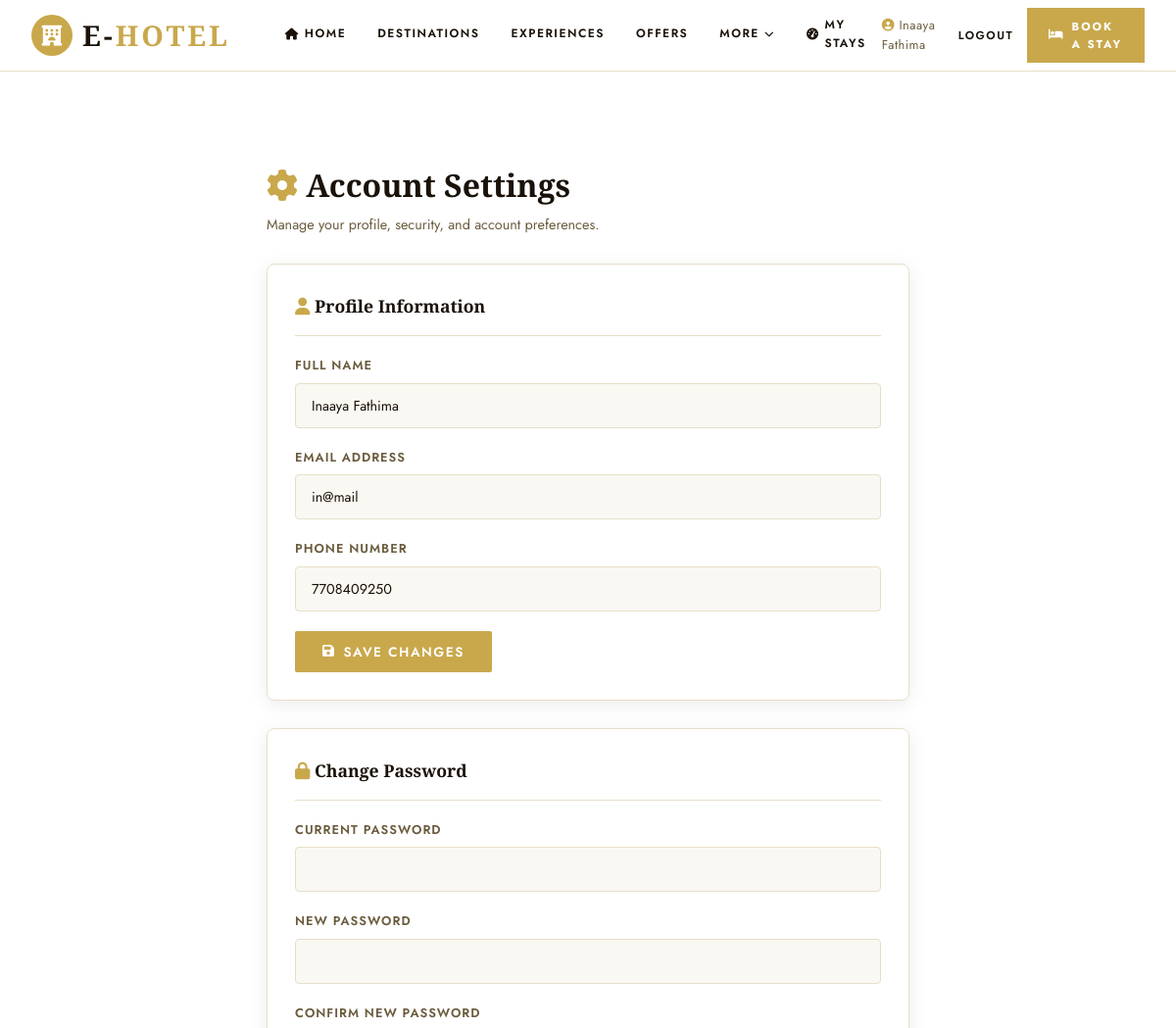
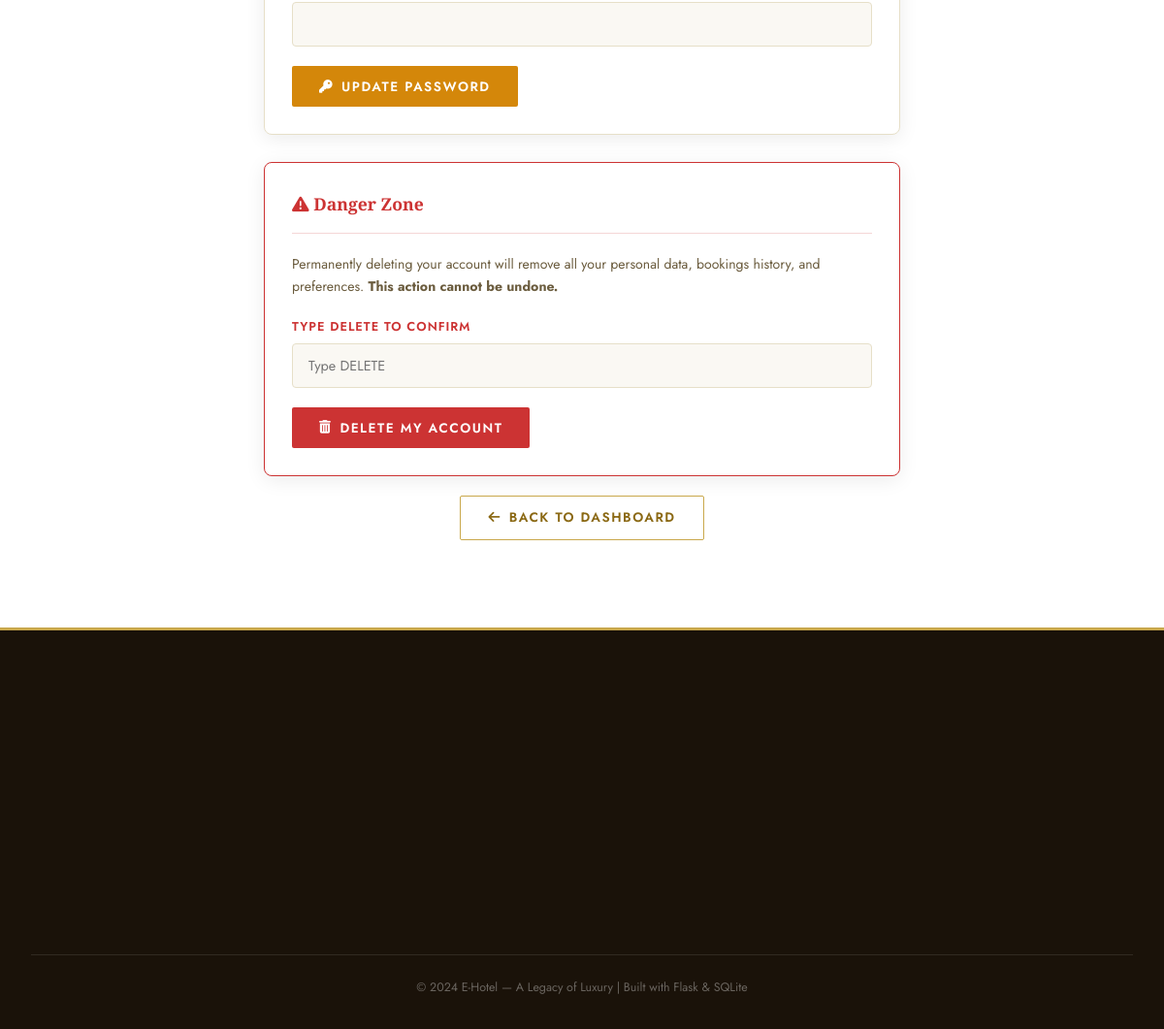
The page /settings (signed in) on the database its author committed (2 pictures, top to bottom).
### tables this page shows
CREATE TABLE users (
                id          INTEGER PRIMARY KEY AUTOINCREMENT,
                name        TEXT NOT NULL,
                email       TEXT UNIQUE NOT NULL,
                phone       TEXT,
                password    TEXT NOT NULL,
                created_at  DATETIME DEFAULT CURRENT_TIMESTAMP
            );

### routes/customer_routes.py (the view, shortened to what this page needs)
    @app.route('/settings', methods=['GET', 'POST'])
    @login_required
    def customer_settings():
        user_id = session['user_id']
        user    = query_db("SELECT * FROM users WHERE id=?", [user_id], one=True)
        return render_template('customer/settings.html', user=user)

### utils/auth.py (called while the page is built)
def login_required(f):
    @wraps(f)  # Keeps the original function's name and docstring
    def decorated_function(*args, **kwargs):
        if 'user_id' not in session:
            flash('Please login to continue.', 'warning')
            return redirect(url_for('customer_login'))
        return f(*args, **kwargs)
    return decorated_function

### utils/db.py (called while the page is built)
def get_db():
    db = getattr(g, '_database', None)
    if db is None:
        db = g._database = sqlite3.connect(DATABASE)
        db.row_factory = sqlite3.Row
    return db

def query_db(query, args=(), one=False, commit=False):
    db  = get_db()
    cur = db.execute(query, args)
    if commit:
        db.commit()
        return cur.lastrowid
    rows = cur.fetchall()
    return rows[0] if (one and rows) else (None if one else rows)

### templates/customer/settings.html (shortened to what this page needs)
{% extends "base.html" %}
{% block content %}
<section class="section">
  <div class="container" style="max-width:720px;margin:0 auto;">
    <div class="panel-header anim-fade-up">
      <h1><i class="fas fa-cog text-accent"></i> Account Settings</h1>
      <p>Manage your profile, security, and account preferences.</p>
    </div>
    <div class="card anim-fade-up mb-3">
      <div class="card-header">
        <h2 class="card-title"><i class="fas fa-user text-accent"></i> Profile Information</h2>
      </div>
      <form method="post" action="{{ url_for('customer_settings') }}">
        <div class="form-group">
          <label class="form-label">Full Name</label>
          <input type="text" name="name" class="form-control" value="{{ user['name'] }}" required>
        </div>
        <div class="form-group">
          <label class="form-label">Email Address</label>
          <input type="email" name="email" class="form-control" value="{{ user['email'] }}" required>
        </div>
        <div class="form-group">
          <label class="form-label">Phone Number</label>
          <input type="tel" name="phone" class="form-control" value="{{ user['phone'] or '' }}" placeholder="+91 XXXXX XXXXX">
        </div>
        <button type="submit" class="btn btn-primary"><i class="fas fa-save"></i> Save Changes</button>
      </form>
    </div>
    <div class="card anim-fade-up mb-3">
      <div class="card-header">
        <h2 class="card-title"><i class="fas fa-lock text-accent"></i> Change Password</h2>
      </div>
      <form method="post" action="{{ url_for('customer_settings') }}">
        <div class="form-group">
          <label class="form-label">Current Password</label>
          <input type="password" name="old_password" class="form-control" required>
        </div>
        <div class="form-group">
          <label class="form-label">New Password</label>
          <input type="password" name="new_password" class="form-control" minlength="6" required>
        </div>
        <div class="form-group">
          <label class="form-label">Confirm New Password</label>
          <input type="password" name="confirm_password" class="form-control" minlength="6" required>
        </div>
        <button type="submit" class="btn btn-warning"><i class="fas fa-key"></i> Update Password</button>
      </form>
    </div>
    <div class="card anim-fade-up" style="border-color: var(--danger);">
      <div class="card-header" style="border-bottom-color: rgba(204,51,51,.2);">
        <h2 class="card-title" style="color:var(--danger);"><i class="fas fa-exclamation-triangle"></i> Danger Zone</h2>
      </div>
      <p style="color:var(--text2); font-size:.88rem; margin-bottom:20px;">
        Permanently deleting your account will remove all your personal data, bookings history, and preferences.
        <strong>This action cannot be undone.</strong>
      </p>
      <form method="post" action="{{ url_for('customer_settings') }}" onsubmit="return confirm('This will permanently delete your account. Are you absolutely sure?');">
        <div class="form-group">
          <label class="form-label" style="color:var(--danger);">Type DELETE to confirm</label>
          <input type="text" name="confirm_delete" class="form-control" placeholder="Type DELETE" pattern="DELETE" required>
        </div>
        <button type="submit" class="btn btn-danger"><i class="fas fa-trash-alt"></i> Delete My Account</button>
      </form>
    </div>
    <div style="margin-top:20px;text-align:center;">
      <a href="{{ url_for('customer_dashboard') }}" class="btn btn-outline">
        <i class="fas fa-arrow-left"></i> Back to Dashboard
      </a>
    </div>
  </div>
</section>
{% endblock %}

### templates/base.html (shortened to what this page needs)
<!DOCTYPE html>
<html lang="en">
<head>
  <link rel="stylesheet" href="{{ url_for('static', filename='css/style.css') }}">
  <link rel="stylesheet" href="{{ url_for('static', filename='css/animations.css') }}">
  <link rel="stylesheet" href="https://cdnjs.cloudflare.com/ajax/libs/font-awesome/6.5.0/css/all.min.css">
</head>
<body>
  <nav class="navbar" id="mainNavbar">
    <div class="navbar-inner">
      <a href="{{ url_for('index') }}" class="navbar-brand">
        <div class="brand-icon"><i class="fas fa-hotel"></i></div>
        <span class="brand-name">E-<span>Hotel</span></span>
      </a>
      <ul class="navbar-nav" id="mainNav">
        <li>
          <a href="{{ url_for('index') }}" class="{{ 'nav-active' if request.endpoint == 'index' else '' }}">
            <i class="fas fa-home nav-icon-sm"></i> Home
          </a>
        </li>
        <li>
          <a href="/destinations">Destinations</a>
        </li>
        <li>
          <a href="/experiences">Experiences</a>
        </li>
        <li>
          <a href="/offers">Offers</a>
        </li>
        <li>
          <a href="/about">More <i class="fas fa-chevron-down nav-arrow"></i></a>
        </li>
        {% if 'user_id' in session %}
        <li><a href="{{ url_for('customer_dashboard') }}"><i class="fas fa-tachometer-alt"></i> My Stays</a></li>
        {% endif %}
      </ul>
      <div class="navbar-actions">
        {% if 'user_id' in session %}
        <span style="font-size:.8rem;color:var(--text2);letter-spacing:.5px;">
          <i class="fas fa-user-circle" style="color:var(--accent)"></i>
          {{ session.user_name }}
        </span>
        <a href="{{ url_for('customer_logout') }}" class="nav-login-link">Logout</a>
        {% else %}
        <a href="{{ url_for('customer_login') }}" class="nav-login-link">Login / Join</a>
        {% endif %}
        <a href="{{ url_for('destinations') }}" class="btn-book-stay">
          <i class="fas fa-bed"></i> Book a Stay
        </a>
      </div>
    </div>
  </nav>
  {% block content %}{% endblock %}
  <footer class="footer">
    <div class="container">
      <div class="footer-grid">
      </div>
      <div class="footer-bottom">
        <p>&copy; 2024 E-Hotel &mdash; A Legacy of Luxury | Built with Flask &amp; SQLite</p>
      </div>
    </div>
  </footer>
</body>
</html>

### static/css/animations.css (style rules this page uses)
html { scroll-behavior: auto; }
*, *::before, *::after { cursor: none !important; }
.navbar .navbar-inner { transition: height 0.3s cubic-bezier(.25,.46,.45,.94); }
.navbar-nav > li > a { position: relative; }
.navbar-nav > li > a::after { content: ''; position: absolute; bottom: 0; left: 16px; right: 16px; height: 2px; background: var(--accent); transform: scaleX(0); transform-origin: center; transition: transform 0.35s cubic-bezier(.25,.46,.45,.94); }
.btn-primary:not(:disabled) { animation: btnPulse 2.5s infinite; }

### rows shown on the page
users: user_name "Inaaya Fathima", name "Inaaya Fathima", email "in@mail", phone "7708409250"
